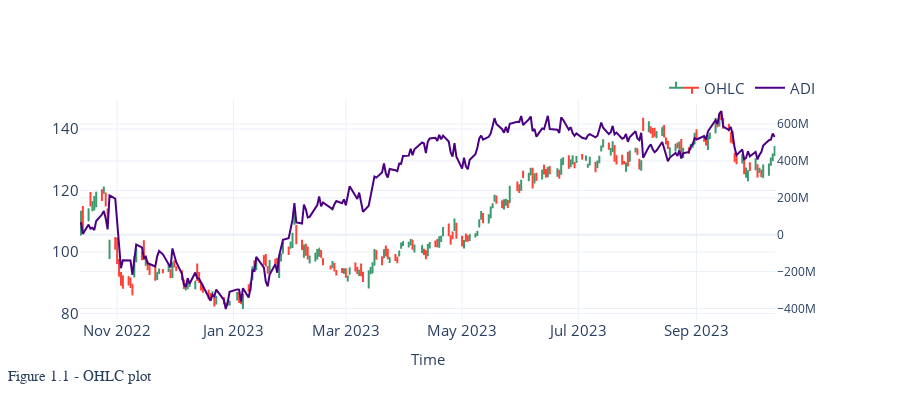

Notebook source saved alongside this figure:
### Code cell
import plotly.graph_objects as go
# import make_subplots function from plotly.subplots
# to make grid of plots
from plotly.subplots import make_subplots
 
# use specs parameter in make_subplots function
# to create secondary y-axis
fig = make_subplots(specs=[[{"secondary_y": True}]])

n = 1

text = f"Figure 1.{n} - OHLC plot "

# df = pd.read_csv('https://raw.githubusercontent.com/plotly/datasets/master/finance-charts-apple.csv')

# fig = go.Figure(data=go.Ohlc(x=df.index,
#                     open=df['Open'],
#                     high=df['High'],
#                     low=df['Low'],
#                     close=df['Close']))

fig.add_trace(go.Ohlc(x=df.index,
                    open=df['Open'],
                    high=df['High'],
                    low=df['Low'],
                    close=df['Close'], name="OHLC"))

fig.add_trace(go.Scatter(x=df.index, y=df.volume_adi,
    fill=None, name='ADI',
    mode='lines',
    line_color='indigo'), secondary_y=True)
fig = format_plot(fig, ylabel=" ", text=text)
fig.update(layout_xaxis_rangeslider_visible=False)

fig.show()

### Figure 1 — Plotly figure (JSON) as saved in the notebook; plotly's stock layout.template omitted (floating-point values rounded to 4 significant figures; data arrays with more than 128 entries replaced by an {"elided": "..."} marker saying what was removed)
{"data": [{"close": {"elided": "251 float values"}, "high": {"elided": "251 float values"}, "low": {"elided": "251 float values"}, "name": "OHLC", "open": {"elided": "251 float values"}, "type": "ohlc", "x": {"elided": "251 str values"}}, {"line": {"color": "indigo"}, "mode": "lines", "name": "ADI", "type": "scatter", "x": {"elided": "251 str values"}, "xaxis": "x", "y": {"elided": "251 float values"}, "yaxis": "y2"}], "layout": {"annotations": [{"font": {"family": "Arial Black", "size": 15}, "showarrow": false, "text": "Figure 1.1 - OHLC plot ", "x": -0.1, "xref": "paper", "y": -0.3, "yref": "paper"}], "autosize": false, "height": 400, "legend": {"font": {"size": 15}, "orientation": "h", "title": {}, "x": 1, "xanchor": "right", "y": 0.98, "yanchor": "bottom"}, "title": {"font": {"size": 20}, "x": 0.5, "xanchor": "center", "yanchor": "top"}, "width": 900, "xaxis": {"anchor": "y", "autorange": true, "domain": [0, 0.94], "range": ["2022-10-12 12:00", "2023-10-12 12:00"], "rangeslider": {"visible": false, "yaxis": {}, "yaxis2": {}}, "tickfont": {"size": 15}, "title": {"font": {"size": 15}, "text": "Time"}, "type": "date"}, "yaxis": {"anchor": "x", "autorange": true, "domain": [0, 1], "range": [77.85, 149.4], "tickfont": {"size": 15}, "title": {"font": {"size": 15}, "text": " "}}, "yaxis2": {"anchor": "x", "autorange": true, "overlaying": "y", "range": [-462500000.0, 730200000.0], "side": "right", "type": "linear"}}}
